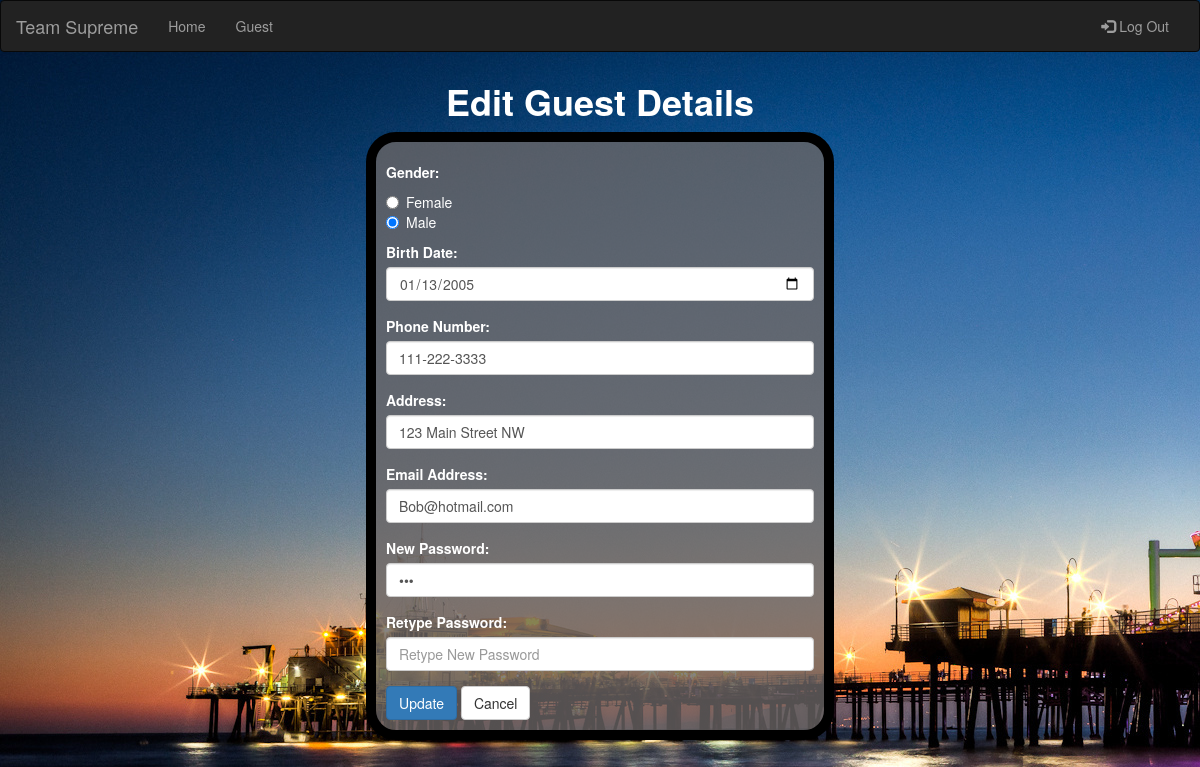
The page /pages/guest-edit.php (signed in) on the database its author committed.
### tables this page shows
CREATE TABLE `guest` (
  `GuestID` int(11) NOT NULL,
  `name` varchar(256) NOT NULL,
  `gender` char(1) NOT NULL,
  `birthDate` date DEFAULT NULL,
  `phoneNumber` char(12) DEFAULT NULL,
  `address` varchar(256) DEFAULT NULL,
  `emailAddress` varchar(256) DEFAULT NULL,
  `loginPwd` varchar(256) DEFAULT NULL,
  `accountBalance` int(11) DEFAULT NULL
);

### pages/guest-edit.php (the view, shortened to what this page needs)
<?php
    if($_SESSION['loggedInUser']){
        $usertype = $_SESSION['loggedInUser'][0];
        $name = $_SESSION['loggedInUser'][1];
        $query = sprintf("SELECT * FROM %s WHERE name ='%s'", $usertype, $name);
        $result = mysql_query($query);
        $row = mysql_fetch_assoc($result);
    }
    else{
        $_SESSION['error'] = "<p id='p-label'>Failed to retrieve fields. Re-attempt login. <a id='p-label' href='login.html'>&larr; Back</a></p>";
        header("Location: loginError.php");
    }
?>
<!DOCTYPE html>
<html xmlns="http://www.w3.org/1999/xhtml">
<head>
    <link href="../styles/custom.css" rel="stylesheet" />
    <link href="../styles/bootstrap.min.css" rel="stylesheet" />
</head>
<body style="background-image:url('../images/AmusementPark-1.jpg'); height:100%">
    <nav class="navbar navbar-inverse">
        <div class="container-fluid">
            <div class="navbar-header">
                <a class="navbar-brand" href="index.php">Team Supreme</a>
            </div>
            <div class="collapse navbar-collapse" id="myNavbar">
                <ul class="nav navbar-nav">
                    <li><a href="index.php">Home</a></li>
                    <li><a href="guest-account.php">Guest</a></li>
                </ul>
                <ul class="nav navbar-nav navbar-right">
                    <li>
                        <a href="logout.php">
                            <span class="glyphicon glyphicon-log-in"></span>&nbsp;Log Out
                        </a>
                    </li>
                </ul>
            </div>
        </div>
    </nav>
    <div class="row">
        <div class="col-md-6 col-md-offset-3">
            <h1 id="header-1">Edit Guest Details</h1>
        </div>
    </div>
    <div class="row">
        <div class="col-md-6 col-md-offset-3">
            <form role="form" action="guest-update.php" id="form-background" method="post">
                <div class="radio" id="gender-radio">
                    <p id="p-label">Gender:</p>
                    <label><input type="radio" name="gender" value="F" required <?php if ($row['gender'] == 'F'){ echo 'checked'; } ?> />Female</label><br />
                    <label><input type="radio" name="gender" value="M"  <?php if ($row['gender'] == 'M'){ echo 'checked'; } ?>/>Male</label>
                </div>
                <div class="form-group">
                    <label for="birthDate">Birth Date:</label>
                    <input name="birthDate" type="date" class="form-control" id="birthDate" placeholder="mm/dd/yyyy" value="<?php echo $row['birthDate']; ?>" required />
                </div>
                <div class="form-group">
                    <label for="phoneNumber">Phone Number:</label>
                    <input name="phoneNumber" type="text" class="form-control" id="phoneNumber" placeholder="111-222-3333" value="<?php echo $row['phoneNumber']; ?>" required />
                </div>
                <div class="form-group">
                    <label for="address">Address:</label>
                    <input name="address" type="text" class="form-control" id="address" placeholder="123 Main Street" value="<?php echo $row['address']; ?>" required />
                </div>
                <div class="form-group">
                    <label for="email">Email Address:</label>
                    <input name="email" type="email" class="form-control" id="email" placeholder="John.Smith@ubc.ca" value="<?php echo $row['emailAddress']; ?>" required />
                </div>
                <div class="form-group">
                    <label for="pwd">New Password:</label>
                    <input name="password" type="password" class="form-control" id="pwd" placeholder="New Password" value="<?php echo $row['loginPwd']; ?>"/>
                </div>
                <div class="form-group">
                    <label for="pwd-retype">Retype Password:</label>
                    <input name="password-retype" type="password" class="form-control" id="pwd-retype" placeholder="Retype New Password"/>
                </div>
                <button type="submit" class="btn btn-primary">Update</button>
                <a href="guest-account.php" class="btn btn-default">Cancel</a>
            </form>
        </div>
    </div>
</body>
</html>

### styles/custom.css (style rules this page uses)
label { color:white; }
#p-label { font-weight:bold; color:white; }
#header-1 { text-align:center; font-weight:bold; color:white; margin:10px; }

### rows shown on the page
guest: gender "☐ Female", gender "☑ Male", birthDate "01/13/2005", phoneNumber "111-222-3333", address "123 Main Street NW", email "Bob@hotmail.com"
